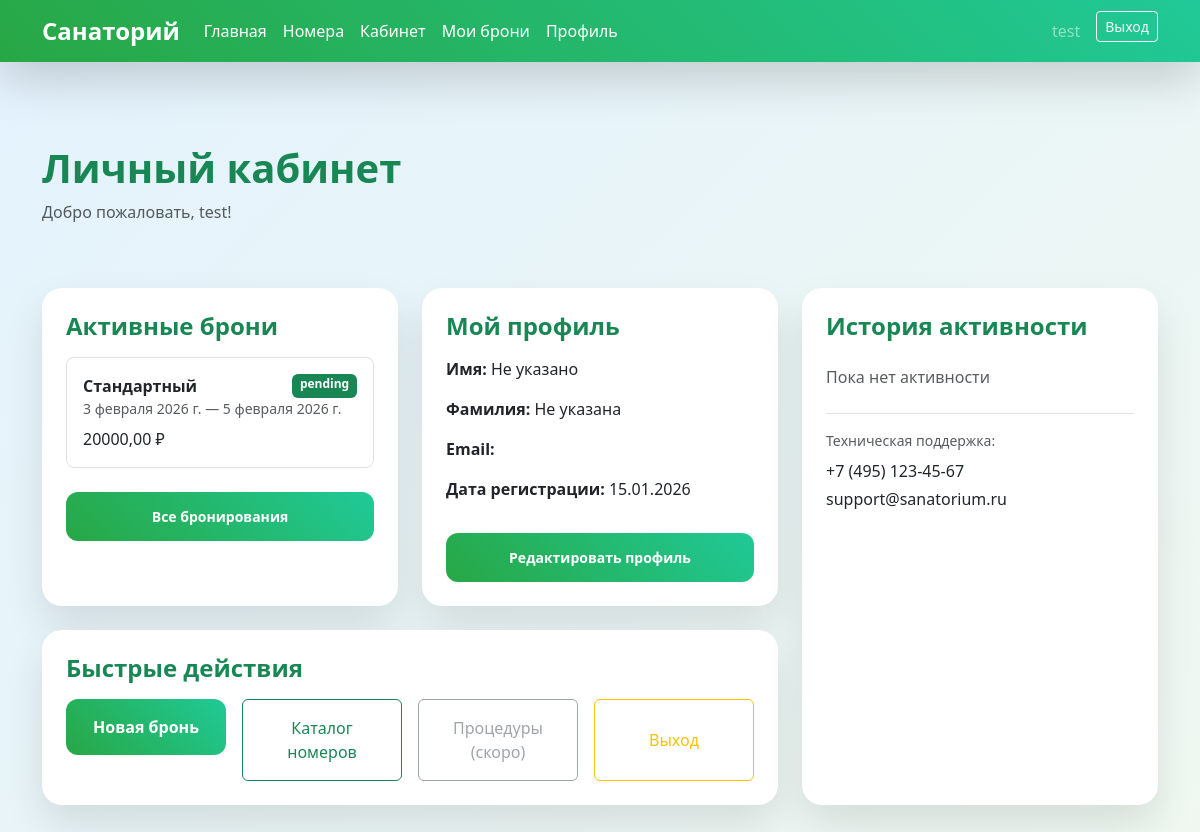
/accounts/dashboard/ (signed in), run on an earlier commit of the app's database.
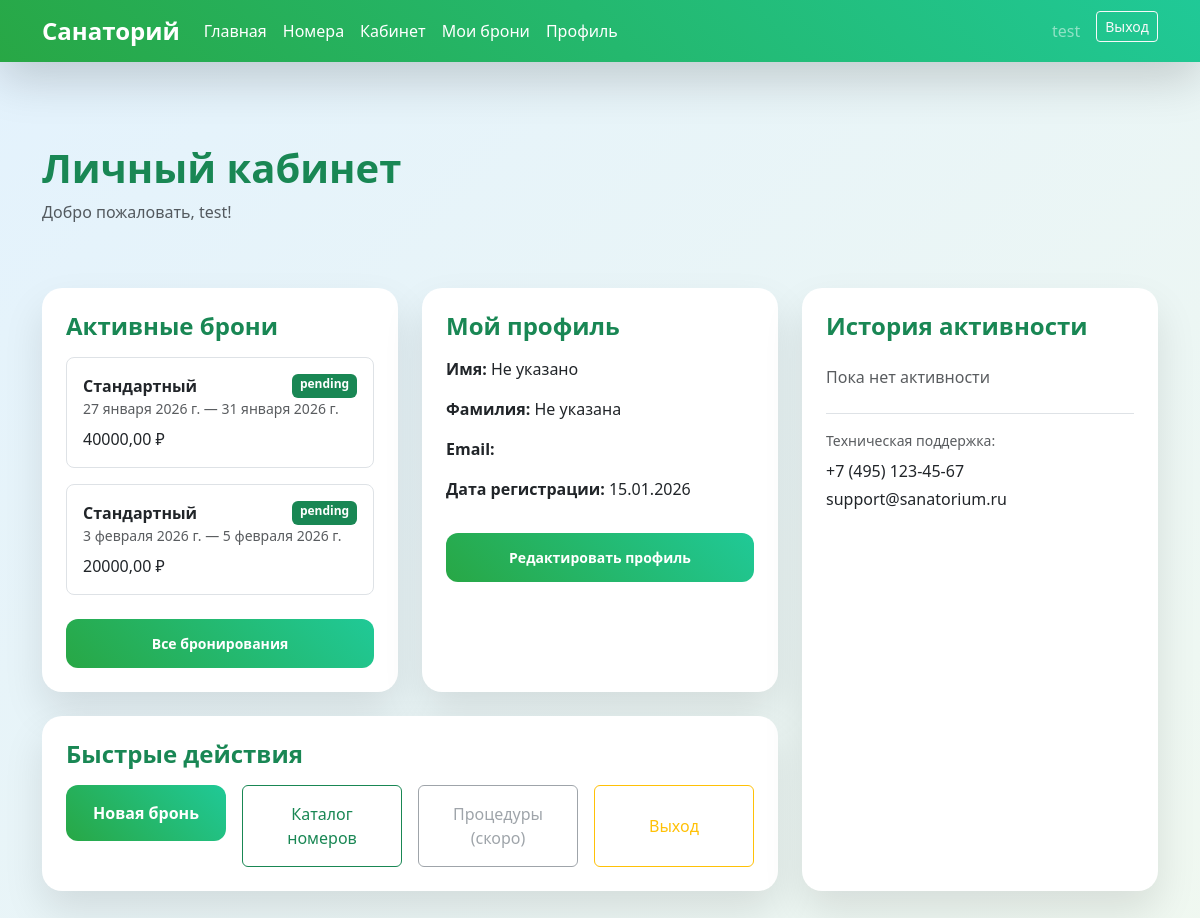
And on a later commit of the database.
### accounts/models.py (models this page shows, shortened)
class Booking(models.Model):
    STATUS_CHOICES = [
        ('pending', 'Ожидает подтверждения'),
        ('confirmed', 'Подтверждена'),
        ('cancelled', 'Отменена'),
        ('completed', 'Завершена'),
    ]
    user = models.ForeignKey(User, on_delete=models.CASCADE, related_name='bookings')
    room = models.ForeignKey(Room, on_delete=models.CASCADE, related_name='bookings', null=True, blank=True)
    room_type = models.CharField(max_length=20, choices=Room.TYPE_CHOICES)  # Оставляем для обратной совместимости
    check_in = models.DateField('Дата заезда')
    check_out = models.DateField('Дата выезда')
    guests = models.IntegerField(
        default=1,
        validators=[MinValueValidator(1), MaxValueValidator(4)]
    )
    total_price = models.DecimalField(max_digits=10, decimal_places=2, null=True, blank=True)
    status = models.CharField(max_length=20, choices=STATUS_CHOICES, default='pending')
    created_at = models.DateTimeField(auto_now_add=True)
    notes = models.TextField(max_length=500, blank=True)
    class Meta:
        verbose_name = 'Бронирование'
        verbose_name_plural = 'Бронирования'
        ordering = ['-created_at']

### accounts/views.py (the view)
    def wrapper(request, *args, **kwargs):
        if request.user.is_authenticated:
            if request.user.is_staff:
                return redirect('admin_dashboard')
            else:
                return view_func(request, *args, **kwargs)
        return view_func(request, *args, **kwargs)

### accounts/mixins.py (called while the page is built)
    def test_func(self):
        return not self.request.user.is_staff

### accounts/models.py (called while the page is built)
    def calculate_profile_completion(self):
        required_fields = ['first_name', 'last_name', 'phone', 'email', 'birth_date']
        filled = 0
        for field in required_fields:
            value = getattr(self, field)
            if value and str(value).strip():
                filled += 1
        percentage = (filled / len(required_fields)) * 100
        self.is_profile_complete = percentage >= 70
        return percentage

### accounts/views.py (called while the page is built)
def redirect_based_on_role(view_func):
    def wrapper(request, *args, **kwargs):
        if request.user.is_authenticated:
            if request.user.is_staff:
                return redirect('admin_dashboard')
            else:
                return view_func(request, *args, **kwargs)
        return view_func(request, *args, **kwargs)
    return wrapper

### templates/dashboard.html (shortened to what the changed rows need)
{% extends 'base.html' %}
{% block content %}
<div class="row">
    <div class="col-12 mb-5">
        <h1 class="fw-bold text-success mb-2">Личный кабинет</h1>
    </div>
</div>
<div class="row g-4">
    <div class="col-lg-8">
        <div class="row g-4">
            <div class="col-md-6">
                <div class="form-card p-4 h-100">
                    {% if active_bookings %}
                    <div class="list-group">
                        {% for booking in active_bookings %}
                        <div class="border rounded-3 p-3 mb-3">
                            <div class="d-flex justify-content-between">
                                <strong>{{ booking.get_room_type_display }}</strong>
                                <span class="badge bg-success">{{ booking.status }}</span>
                            </div>
                            <small class="text-muted d-block">{{ booking.check_in }} — {{ booking.check_out }}</small>
                            <div class="mt-2">{{ booking.total_price }} ₽</div>
                        </div>
                        {% endfor %}
                    </div>
                    {% else %}
                    <p class="text-muted mb-3">Нет активных бронирований</p>
                    {% endif %}
                </div>
            </div>
        </div>
    </div>
</div>
{% endblock %}

What changed in the data, as far as the page shows it:
added Booking: room_type "Стандартный", status "pending", check_in "27 января 2026 г.", check_out "31 января 2026 г.", total_price "40000,00"
